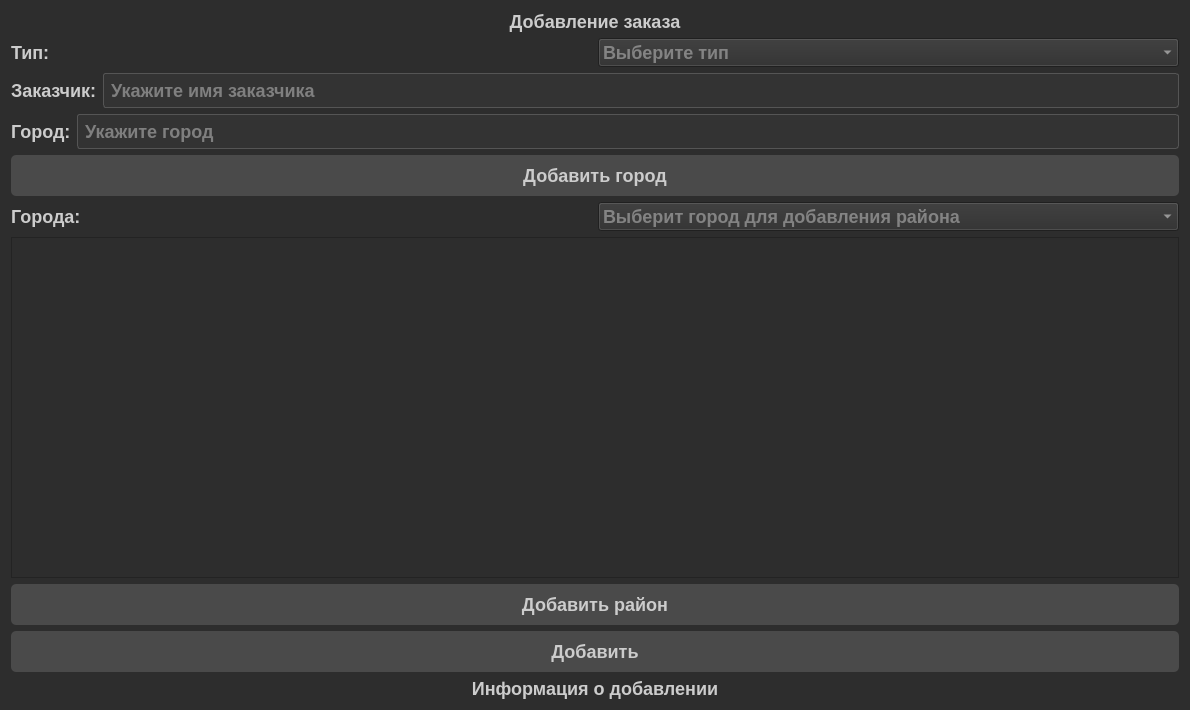
<?xml version="1.0" encoding="UTF-8"?>
<ui version="4.0">
 <class>AddForm</class>
 <widget class="QWidget" name="AddForm">
  <property name="geometry">
   <rect>
    <x>0</x>
    <y>0</y>
    <width>1190</width>
    <height>710</height>
   </rect>
  </property>
  <property name="font">
   <font>
    <family>Arial</family>
    <pointsize>-1</pointsize>
    <bold>true</bold>
   </font>
  </property>
  <property name="windowTitle">
   <string>Добавление заказа</string>
  </property>
  <property name="styleSheet">
   <string notr="true">/* Общие стили */
QWidget {
    background-color: #2d2d2d;
    color: #cccccc;
    font-family: Arial, sans-serif;
    font-size: 18px;
    font-weight: bold;
}

/* Заголовки */
QLabel#headerLabel {
    font-size: 32px;
    font-weight: bold;
    color: #66ccff;
}

/* Кнопки */
QPushButton {
    background-color: #4a4a4a;
    color: #cccccc;
    border: none;
    padding: 10px 20px;
    font-size: 18px;
    font-weight: bold;
    border-radius: 5px;
}

QPushButton:hover {
    background-color: #666666;
}

QPushButton:pressed {
    background-color: #333333;
}

/* Поля ввода */
QLineEdit, QTextEdit, QSpinBox, QDoubleSpinBox, QDateEdit {
    background-color: #333333;
    border: 1px solid #555555;
    padding: 5px;
    border-radius: 3px;
    color: #cccccc;
    font-size: 18px;
    font-weight: bold;
}

QLineEdit:focus, QTextEdit:focus, QSpinBox:focus, QDoubleSpinBox:focus, QDateEdit:focus {
    border-color: #66ccff;
    outline: none;
}

/* Таблицы */
QTableView {
    background-color: #333333;
    border: 1px solid #555555;
    gridline-color: #555555;
    color: #cccccc;
    font-size: 18px;
    font-weight: bold;
}

QTableView::item {
    padding: 5px;
}

QTableView::item:selected {
    background-color: #66ccff;
    color: #2d2d2d;
}

/* Меню */
QMenuBar {
    background-color: #2d2d2d;
    color: #cccccc;
    border-bottom: 1px solid #555555;
    font-size: 18px;
    font-weight: bold;
}

QMenuBar::item {
    padding: 5px 10px;
}

QMenuBar::item:selected {
    background-color: #66ccff;
    color: #2d2d2d;
}

QMenu {
    background-color: #333333;
    border: 1px solid #555555;
    color: #cccccc;
    font-size: 18px;
    font-weight: bold;
}

QMenu::item {
    padding: 5px 20px;
}

QMenu::item:selected {
    background-color: #66ccff;
    color: #2d2d2d
}</string>
  </property>
  <layout class="QVBoxLayout" name="verticalLayout">
   <item>
    <widget class="QLabel" name="label">
     <property name="text">
      <string>Добавление заказа</string>
     </property>
     <property name="alignment">
      <set>Qt::AlignCenter</set>
     </property>
    </widget>
   </item>
   <item>
    <layout class="QHBoxLayout" name="horizontalLayout">
     <item>
      <widget class="QLabel" name="label_2">
       <property name="text">
        <string>Тип:</string>
       </property>
      </widget>
     </item>
     <item>
      <widget class="QComboBox" name="type_comboBox">
       <property name="currentText">
        <string/>
       </property>
       <property name="currentIndex">
        <number>-1</number>
       </property>
       <property name="placeholderText">
        <string>Выберите тип</string>
       </property>
       <item>
        <property name="text">
         <string>Графити</string>
        </property>
       </item>
       <item>
        <property name="text">
         <string>Большое графити</string>
        </property>
       </item>
       <item>
        <property name="text">
         <string>Что угодно</string>
        </property>
       </item>
       <item>
        <property name="text">
         <string>Наклейки</string>
        </property>
       </item>
      </widget>
     </item>
    </layout>
   </item>
   <item>
    <layout class="QHBoxLayout" name="horizontalLayout_2">
     <item>
      <widget class="QLabel" name="label_3">
       <property name="text">
        <string>Заказчик:</string>
       </property>
      </widget>
     </item>
     <item>
      <widget class="QLineEdit" name="order_lineEdit">
       <property name="placeholderText">
        <string>Укажите имя заказчика</string>
       </property>
      </widget>
     </item>
    </layout>
   </item>
   <item>
    <layout class="QHBoxLayout" name="horizontalLayout_3">
     <item>
      <widget class="QLabel" name="label_4">
       <property name="text">
        <string>Город:</string>
       </property>
      </widget>
     </item>
     <item>
      <widget class="QLineEdit" name="city_lineEdit">
       <property name="placeholderText">
        <string>Укажите город</string>
       </property>
      </widget>
     </item>
    </layout>
   </item>
   <item>
    <widget class="QPushButton" name="add_city_pushButton">
     <property name="text">
      <string>Добавить город</string>
     </property>
    </widget>
   </item>
   <item>
    <layout class="QHBoxLayout" name="horizontalLayout_5">
     <item>
      <widget class="QLabel" name="label_5">
       <property name="text">
        <string>Города:</string>
       </property>
      </widget>
     </item>
     <item>
      <widget class="QComboBox" name="city">
       <property name="placeholderText">
        <string>Выберит город для добавления района</string>
       </property>
      </widget>
     </item>
    </layout>
   </item>
   <item>
    <widget class="QScrollArea" name="scrollArea">
     <property name="verticalScrollBarPolicy">
      <enum>Qt::ScrollBarAsNeeded</enum>
     </property>
     <property name="sizeAdjustPolicy">
      <enum>QAbstractScrollArea::AdjustIgnored</enum>
     </property>
     <property name="widgetResizable">
      <bool>true</bool>
     </property>
     <property name="alignment">
      <set>Qt::AlignLeading|Qt::AlignLeft|Qt::AlignVCenter</set>
     </property>
     <widget class="QWidget" name="scrollAreaWidgetContents">
      <property name="geometry">
       <rect>
        <x>0</x>
        <y>0</y>
        <width>1170</width>
        <height>337</height>
       </rect>
      </property>
      <layout class="QHBoxLayout" name="horizontalLayout_4">
       <item>
        <layout class="QVBoxLayout" name="verticalLayout_2">
         <property name="sizeConstraint">
          <enum>QLayout::SetFixedSize</enum>
         </property>
        </layout>
       </item>
      </layout>
     </widget>
    </widget>
   </item>
   <item>
    <widget class="QPushButton" name="add_area_pushButton">
     <property name="text">
      <string>Добавить район</string>
     </property>
    </widget>
   </item>
   <item>
    <widget class="QPushButton" name="add_order_pushbutton">
     <property name="text">
      <string>Добавить</string>
     </property>
    </widget>
   </item>
   <item>
    <widget class="QLabel" name="status">
     <property name="text">
      <string>Информация о добавлении</string>
     </property>
     <property name="alignment">
      <set>Qt::AlignCenter</set>
     </property>
    </widget>
   </item>
  </layout>
 </widget>
 <resources/>
 <connections/>
</ui>
